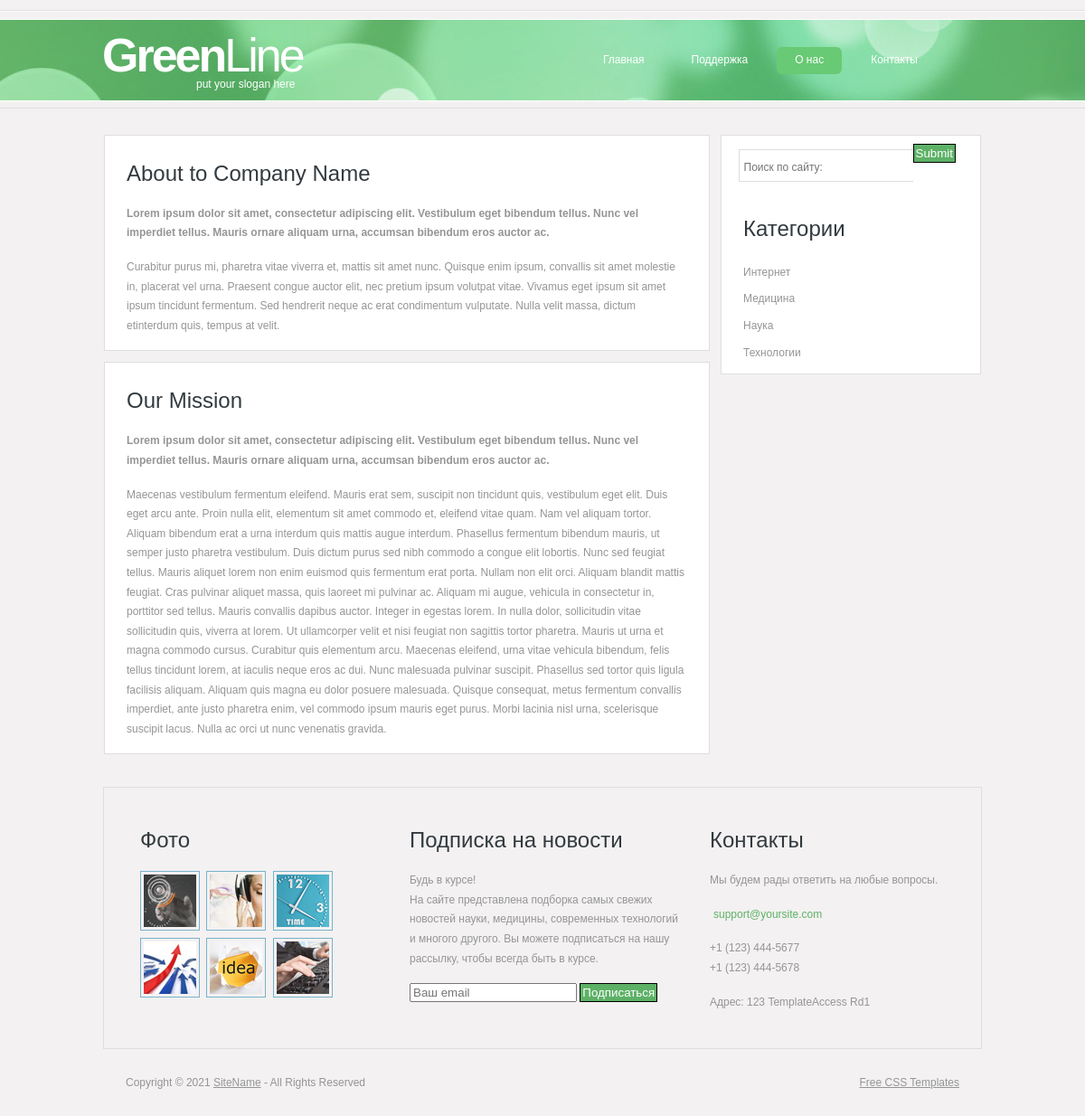
Page /about.php on the committed database.
### tables this page shows
CREATE TABLE `about` (
  `id` int(11) NOT NULL,
  `name` varchar(255) NOT NULL,
  `title` varchar(255) NOT NULL,
  `text` text NOT NULL
);

CREATE TABLE `category` (
  `id` int(11) NOT NULL,
  `title` varchar(255) NOT NULL
);

### core/functions.php (called while the page is built, shortened)
<?php
function renderTemplate($name, $data = []){
    $name = $_SERVER['DOCUMENT_ROOT'] . '/templates/' . $name . '.php';
    extract($data);
    require_once $name;
    $result = ob_get_clean();
    return $result;
}
function setPagePar($param, $value){
    $qParam = $_SERVER['QUERY_STRING'];
    parse_str($qParam, $arr);
    if(!empty($param) && !empty($value)){
            $arr[$param] = $value;
    }
    return http_build_query($arr);
}
function getStmtResult($link, $query, $param =[]){
    if(!empty($param)){
        $stmt = mysqli_prepare($link, $query);
        $type = "";
        foreach($param as $item){
            if(is_int($item)){
                $type .= 'i';
            }elseif (is_string($item)){
                $type .= 's';
            }elseif (is_double($item)){
                $type .= 'd';
            }else{
                $type .= 's';
            }
        }
        $values = array_merge([$stmt, $type], $param);
        $func = 'mysqli_stmt_bind_param';
        $func(...$values);
        mysqli_stmt_execute($stmt);
        $result = mysqli_stmt_get_result($stmt);
        return $result;
    }else{
        $result = mysqli_query($link, $query);
        return $result;
    }
}

### core/init.php (called while the page is built, shortened)
<?php
require_once $_SERVER['DOCUMENT_ROOT'] . '/config/db.php';
require_once $_SERVER['DOCUMENT_ROOT'] . '/core/functions.php';
$res = mysqli_query($link, "SELECT * FROM `category` ORDER BY `title` ASC");
$arCategory = mysqli_fetch_all($res, MYSQLI_ASSOC);

### templates/layout.php (the view, shortened to what this page needs)
<!DOCTYPE html>
<html>
<head>
<link href="style.css" rel="stylesheet" type="text/css" />
</head>
<body>
<div class="main">
  <div class="header">
    <div class="header_resize">
      <div class="menu_nav">
        <ul>
          <li <?if($menuActive == 'main'):?> class="active" <?endif;?>><a href="/">Главная</a></li>
          <li <?if($menuActive == 'support'):?> class="active" <?endif;?>><a href="support.php">Поддержка</a></li>
          <li <?if($menuActive == 'about'):?> class="active" <?endif;?>><a href="about.php">О нас</a></li>
          <li <?if($menuActive == 'contact'):?> class="active" <?endif;?>><a href="contact.php">Контакты</a></li>
        </ul>
      </div>
      <div class="logo">
        <h1><a href="index.php">Green<span>Line</span></a> <small>put your slogan here</small></h1>
      </div>
    </div>
  </div>
  <div class="content">
    <div class="content_resize">
      <div class="mainbar">
    <?=$content;?>
      </div>
      <div class="sidebar">
        <div class="searchform">
          <form id="formsearch" name="formsearch" method="get" action="/search.php">
            <span>
            <input name="search" class="editbox_search" id="editbox_search" maxlength="80" placeholder="Поиск по сайту:" type="text" />
            </span>
            <input  class="button" type="submit" />
          </form>
        </div>
        <div class="gadget">
          <h2 class="star"><span>Категории</span></h2>
          <ul class="sb_menu">
            <?foreach($arCategory as $category):?>
            <li><a href="/?<?=setPagePar('category', $category['id']);?>"><?=$category['title'];?></a></li>
            <?endforeach;?>
          </ul>
        </div>
      </div>
    </div>
  </div>
  <div class="fbg">
    <div class="fbg_resize">
      <div class="col c1">
        <h2><span>Фото</span></h2>
        <a href="#"><img src="images/pix1.jpg" width="58" height="58" alt="" /></a>
        <a href="#"><img src="images/pix2.jpg" width="58" height="58" alt="" /></a>
        <a href="#"><img src="images/pix3.jpg" width="58" height="58" alt="" /></a>
        <a href="#"><img src="images/pix4.jpg" width="58" height="58" alt="" /></a>
        <a href="#"><img src="images/pix5.jpg" width="58" height="58" alt="" /></a>
        <a href="#"><img src="images/pix6.jpg" width="58" height="58" alt="" /></a>
      </div>
      <div class="col c2">
        <h2><span>Подписка на новости</span></h2>
        <p>Будь в курсе!<br />
          На сайте представлена подборка самых свежих новостей науки, медицины, современных технологий и многого другого. Вы можете подписаться на нашу рассылку, чтобы всегда быть в курсе.</p>
        <div>
          <form id="subscribe" class="subscribe">
            <input type="text" name="s_email" id="sub_email" placeholder="Ваш email" />
            <input type="button" class="button" id="sendEmail" value="Подписаться" />
          </form>
        </div>
      </div>
      <div class="col c3">
        <h2><span>Контакты</span></h2>
        <p>Мы будем рады ответить на любые вопросы.</p>
        <p><a href="#"><?=SITE_EMAIL?></a></p>
        <p><?=SITE_PHONE1?><br />
          <?=SITE_PHONE2?></p>
        <p><?=SITE_ADRESS?></p>
      </div>
    </div>
  </div>
  <div class="footer">
    <div class="footer_resize">
      <p class="lf">Copyright &copy; <?=date("Y")?> <a href="#">SiteName</a> - All Rights Reserved</p>
      <p class="rf"><a href="/">Free CSS Templates</a></p>
    </div>
  </div>
</div>
</body>
</html>

### templates/about.php (shortened to what this page needs)
<?if(!empty($arSupp)):?>
    <?foreach($arSupp as $supp):?>
    <div class="article">
      <h2><?=$supp['name'];?></h2>
      <p><strong><?=$supp['title'];?></strong></p>
      <p><?=$supp['text'];?></p>
    </div>
    <?endforeach;?>
<?else:?>
    <p>Информации пока нет.</p>
<?endif;?>

### style.css (style rules this page uses)
body { margin:0; padding:0; width:100%; color:#959595; font:normal 12px/1.8em Arial, Helvetica, sans-serif; }
html, .main { padding:0; margin:0; }
.main { background:#f3f1f1 url(images/header_bg.jpg) repeat-x center 11px; }
.logo { padding:0; float:left; width:auto; }
h1 { margin:0; padding:30px 0; float:left; color:#fff; font:bold 52px/1.2em Arial, Helvetica, sans-serif; letter-spacing:-3px; }
h1 span { font-weight:normal; }
h1 a, h1 a:hover { color:#fff; text-decoration:none; }
h1 small { display:block; margin-top:-6px; padding:0 6px 2px 104px; font:normal 12px/1.2em Arial, Helvetica, sans-serif; letter-spacing:normal; }
h2 { font:normal 24px/1.5em Arial, Helvetica, sans-serif; padding:16px 0 8px; margin:0 0 8px; color:#323a3f; }
p { margin:8px 0; padding:0 0 8px 0; font:normal 12px/1.8em Arial, Helvetica, sans-serif; }
a { color:#5db166; text-decoration:underline; }
.header, .content, .menu_nav, .fbg, .footer, form, ol, ol li, ul, .content .mainbar, .content .sidebar { margin:0; padding:0; }
.header_resize { margin:0 auto; padding:0; width:974px; }
.menu_nav { margin:0; padding:52px 40px 0 0; float:right; height:29px; }
.menu_nav ul { list-style:none; height:29px; }
.menu_nav ul li { margin:0 12px 0 0; padding:0; float:left; }
.menu_nav ul li a { display:block; margin:0; padding:4px 20px; color:#fff; text-decoration:none; font-size:12px; }
.menu_nav ul li.active a, .menu_nav ul li a:hover { background-color:#68ca74; }
.content_resize { margin:0 auto; padding:16px 0 24px; width:970px; }
.content .mainbar { margin:0; padding:0; float:left; width:670px; }
.content .mainbar .article { margin:0 0 12px; padding:8px 24px 0; }
.content .sidebar { padding:0; float:right; width:288px; }
.content .sidebar .gadget { margin:0 0 12px; padding:8px 16px 8px 24px; }
ul.sb_menu, ul.ex_menu { margin:0; padding:0; list-style:none; color:#959595; }
ul.sb_menu li, ul.ex_menu li { margin:0; }
ul.sb_menu li { padding:4px 0; width:220px; }
ul.sb_menu li a, ul.ex_menu li a { color:#959595; text-decoration:none; margin-left:-12px; padding-left:12px; }
.content .mainbar .article, .content .sidebar .gadget, .fbg_resize { background-color:#fff; border:1px solid #dfdede; }
.fbg { background:repeat center center; }
.fbg_resize { margin:0 auto; width:890px; padding:24px 40px; background:repeat-x center top; }
.fbg .c2 a, .fbg .c3 a { margin:0; padding:2px 4px; color:#5db166; text-decoration:none; }
.fbg img { margin:0 4px 0 0; padding:3px; border:1px solid #78b2cb; }
.fbg .col { margin:0; float:left; }
.fbg .c1 { padding:0 16px 0 0; width:266px; }
.fbg .c2 { padding:0 16px; width:300px; }
.fbg .c3 { padding:0 0 0 16px; width:260px; }
.footer_resize { margin:0 auto; padding:26px; width:922px; }
.footer p { margin:0; padding:4px 0; line-height:normal; }
.footer a { color:#959595; padding:inherit; text-decoration:underline; }
.footer .lf { float:left; }
.footer .rf { float:right; }
.searchform { float:right; }
#formsearch { margin:0; height:36px; padding:10px 28px 40px 0; }
#formsearch span { display:block; margin:6px 0; padding:0; float:left; background:#fff url(images/search.gif) no-repeat top left; }
#formsearch input.editbox_search { margin:0; padding:11px 6px 10px; float:left; width:181px; border:none; background:none; font:normal 12px/1.5em Arial, Helvetica, sans-serif; color:#a8acb2; }
.button { background-color: #5db166; color: #fff; border: 1px solid #000; padding: 2px; }

### rows in the picture
about: name "About to Company Name", title "Lorem ipsum dolor sit amet, consectetur adipiscing elit. Vestibulum eget bibendum tellus. Nunc vel imperdiet tellus. Mauris ornare aliquam urna, accumsan bibendum eros auctor ac.", text "Curabitur purus mi, pharetra vitae viverra et, mattis sit amet nunc. Quisque enim ipsum, convallis sit amet molestie in, placerat vel urna. Praesent congue auctor elit, nec pretium ipsum volutpat vitae. Vivamus eget ipsum sit amet ipsum tincidunt fermentum. Sed hendrerit neque ac erat condimentum vulputate. Nulla velit massa, dictum etinterdum quis, tempus at velit."
about: name "Our Mission", title "Lorem ipsum dolor sit amet, consectetur adipiscing elit. Vestibulum eget bibendum tellus. Nunc vel imperdiet tellus. Mauris ornare aliquam urna, accumsan bibendum eros auctor ac.", text "Maecenas vestibulum fermentum eleifend. Mauris erat sem, suscipit non tincidunt quis, vestibulum eget elit. Duis eget arcu ante. Proin nulla elit, elementum sit amet commodo et, eleifend vitae quam. Nam vel aliquam tortor. Aliquam bibendum erat a urna interdum quis mattis augue interdum. Phasellus fermentum bibendum mauris, ut semper justo pharetra vestibulum. Duis dictum purus sed nibh commodo a congue elit lobortis. Nunc sed feugiat tellus. Mauris aliquet lorem non enim euismod quis fermentum erat porta. Nullam non elit orci. Aliquam blandit mattis feugiat. Cras pulvinar aliquet massa, quis laoreet mi pulvinar ac. Aliquam mi augue, vehicula in consectetur in, porttitor sed tellus. Mauris…"
category: title "Интернет"
category: title "Медицина"
category: title "Наука"
category: title "Технологии"

### other values in the picture
SITE_EMAIL "support@yoursite.com"
SITE_PHONE1 "+1 (123) 444-5677"
SITE_PHONE2 "+1 (123) 444-5678"
SITE_ADRESS "Адрес: 123 TemplateAccess Rd1"
